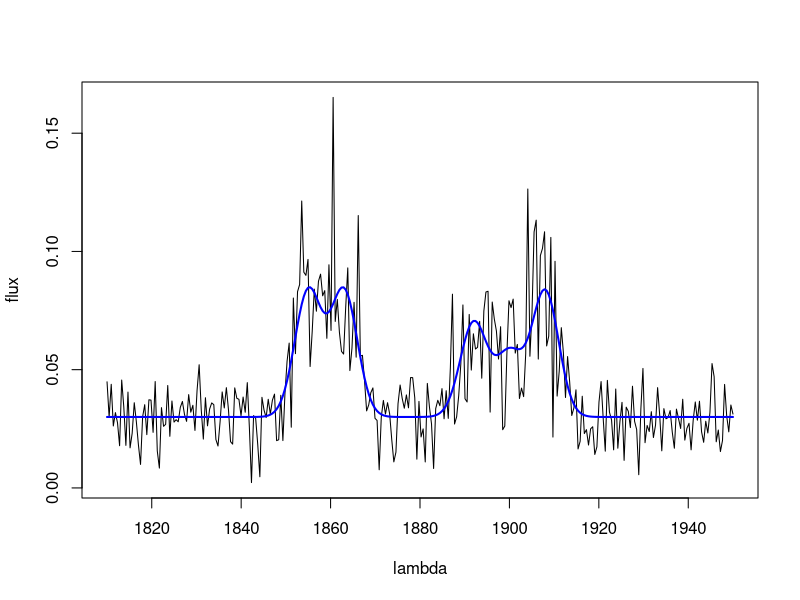
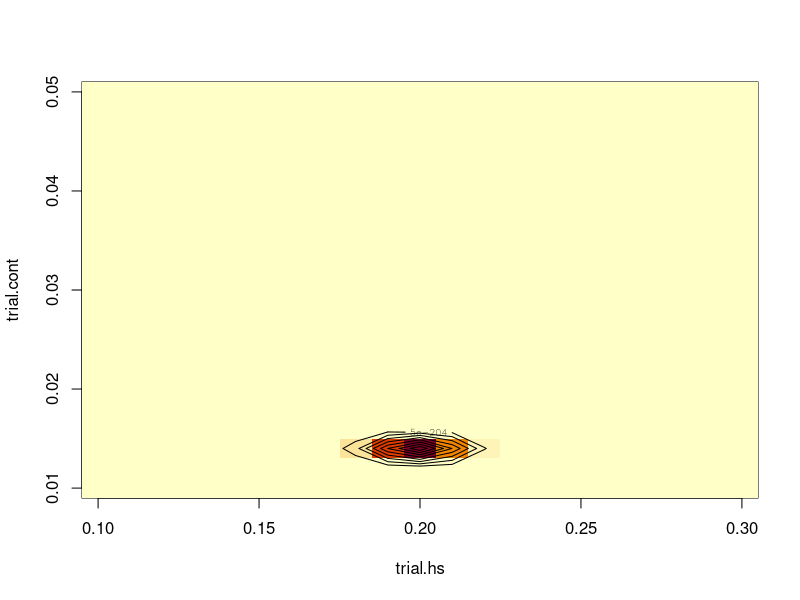

The R script that drew these images, in order:

library(mvtnorm)
lambda <- seq(1810,1950,length.out = 300)  
line_wavelengths <- c(1855,1863,1892,1900,1908)
sigma <- c(3,3,3,3,3)
heights <- c(0.4,0.4,0.3,0.2,0.4)
snr=3
set.seed(222)

cont_const <- 0.03
cont_slope <- 0

generate_data <- function(cont_const,cont_slope)
{
  x <- seq(0,1,length.out = length(lambda))
  flux_c <- cont_const+x*cont_slope

  flux_l <- rep(0,length(lambda))
  for (i in 1:length(line_wavelengths))
  {
    flux_l <- flux_l+heights[i]*dnorm(lambda,line_wavelengths[i],sigma[i])
  }
  
  flux <- flux_c+flux_l
  noiseless <- flux
  uncert <- flux/snr

  for (i in 1:length(lambda))
  {
    flux[i] <- rnorm(1,flux[i],uncert[i])
  }
  
  plot(lambda,flux,ty="l")
  lines(lambda,noiseless,col="blue", lwd=2)

  return(flux)
}

flux <- generate_data(0.03,0.0)

generate_noiseless <- function(cont_const,cont_slope,line_wavelengths,sigma,heights)
{
  x <- seq(0,1,length.out = length(lambda))
  flux_c <- cont_const+x*cont_slope
  
  flux_l <- rep(0,length(lambda))
  for (i in 1:length(line_wavelengths))
  {
    flux_l <- flux_l+heights[i]*dnorm(lambda,line_wavelengths[i],sigma[i])
  }
  flux <- flux_c+flux_l
  return(flux)
}

#######################################################
#                       3
#######################################################
# Same as 2 but inferring also the continuum level
# That is three parameters
#######################################################

log_likelihood.3 <- function(h4,w,cont,observed)
{
  
  h <- c(h4*2,h4*2,h4*3/2,h4,h4*2) # This is the key difference
  sigma <- rep(w,length(line_wavelengths))
  noiseless <- generate_noiseless(cont,0,line_wavelengths,sigma,h)
#  lines(lambda,noiseless,col=i)

  #  likelihood <- dmvnorm(observed,noiseless,covariance)
  #  return(likelihood)
  diff<- as.matrix(observed-noiseless,ncol=1)
  log_likelihood <- -(1/2)*t(diff)%*%solve(covariance)%*%diff
  
  return(log_likelihood)
}

# Values for snr=10
#trial.hs <- seq(0.185,0.21,length.out = 21)
#trial.w <- seq(2.85,3.1,length.out = 21)
#trial.cont <- seq(0.0285,0.03,length.out = 21)
# Values for snr=3
trial.hs <- seq(0.1,0.3,length.out = 21)
trial.w <- seq(2.0,4.0,length.out = 21)
trial.cont <- seq(0.01,0.05,length.out = 21)

loglik <- array(NA,dim=c(length(trial.hs),length(trial.w),length(trial.cont)))
uncert <- flux/snr
covariance <- diag(x=uncert^2)
for (i in 1:length(trial.hs))
{
  for (j in 1:length(trial.w))
  {
    for (k in 1:length(trial.cont))
    {
      #    plot(lambda,flux,ty="l")
      #     print(paste(i," ",trial.hs[i], " ", j," ",trial.w[j]))
      loglik[i,j,k] <- log_likelihood.3(trial.hs[i],trial.w[j],trial.cont[k],flux) 
      #    print(loglik[i,j])
    }
  }
}

image(trial.hs,trial.cont,exp(loglik[,7,]))
contour(trial.hs,trial.cont,exp(loglik[,7,]),add=T,nlevels = 10)


